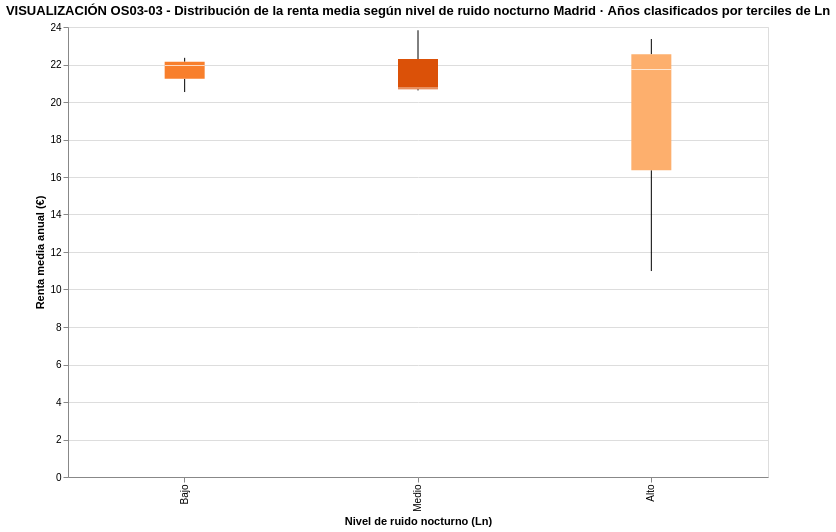

The notebook cell this image was saved under:
### Code cell
# =========================================================
# OS03‑03 · Renta media según nivel de ruido nocturno
# (Análisis temporal por años)
# =========================================================

os03_03_chart = (
    alt.Chart(df_os03_03)
    .mark_boxplot(size=40)
    .encode(
        x=alt.X(
            "nivel_ruido:N",
            title="Nivel de ruido nocturno (Ln)",
            sort=["Bajo", "Medio", "Alto"]
        ),
        y=alt.Y(
            "renta_media:Q",
            title="Renta media anual (€)"
        ),
        color=alt.Color(
            "nivel_ruido:N",
            scale=alt.Scale(scheme="oranges"),
            legend=None
        ),
        tooltip=[
            alt.Tooltip("nivel_ruido:N", title="Nivel de ruido"),
            alt.Tooltip("renta_media:Q", title="Renta media (€)", format=",.0f")
        ]
    )
    .properties(
        width=700,
        height=450,
        title=(
            "VISUALIZACIÓN OS03‑03 - Distribución de la renta media según nivel de ruido nocturno\n"
            "Madrid · Años clasificados por terciles de Ln"
        )
    )
)

os03_03_chart

### Figure 1 — Vega-Lite specification as saved in the notebook (floating-point values rounded to 4 significant figures)
{"$schema": "https://vega.github.io/schema/vega-lite/v5.20.1.json", "config": {"view": {"continuousHeight": 300, "continuousWidth": 300}}, "data": {"name": "data-98aead681880d484f139110533752fe2"}, "datasets": {"data-98aead681880d484f139110533752fe2": [{"ln_medio": 57.26, "nivel_ruido": "Medio", "renta_media": 23.83, "year": 2015}, {"ln_medio": 57.77, "nivel_ruido": "Alto", "renta_media": 23.36, "year": 2016}, {"ln_medio": 57.71, "nivel_ruido": "Alto", "renta_media": 10.98, "year": 2017}, {"ln_medio": 57.44, "nivel_ruido": "Alto", "renta_media": 21.73, "year": 2018}, {"ln_medio": 57.1, "nivel_ruido": "Medio", "renta_media": 20.75, "year": 2019}, {"ln_medio": 55.1, "nivel_ruido": "Bajo", "renta_media": 22.36, "year": 2020}, {"ln_medio": 55.13, "nivel_ruido": "Bajo", "renta_media": 21.94, "year": 2021}, {"ln_medio": 56.3, "nivel_ruido": "Bajo", "renta_media": 20.53, "year": 2022}, {"ln_medio": 56.43, "nivel_ruido": "Medio", "renta_media": 20.62, "year": 2023}]}, "encoding": {"color": {"field": "nivel_ruido", "legend": null, "scale": {"scheme": "oranges"}, "type": "nominal"}, "tooltip": [{"field": "nivel_ruido", "title": "Nivel de ruido", "type": "nominal"}, {"field": "renta_media", "format": ",.0f", "title": "Renta media (€)", "type": "quantitative"}], "x": {"field": "nivel_ruido", "sort": ["Bajo", "Medio", "Alto"], "title": "Nivel de ruido nocturno (Ln)", "type": "nominal"}, "y": {"field": "renta_media", "title": "Renta media anual (€)", "type": "quantitative"}}, "height": 450, "mark": {"size": 40, "type": "boxplot"}, "title": "VISUALIZACIÓN OS03‑03 - Distribución de la renta media según nivel de ruido nocturno\nMadrid · Años clasificados por terciles de Ln", "width": 700}
